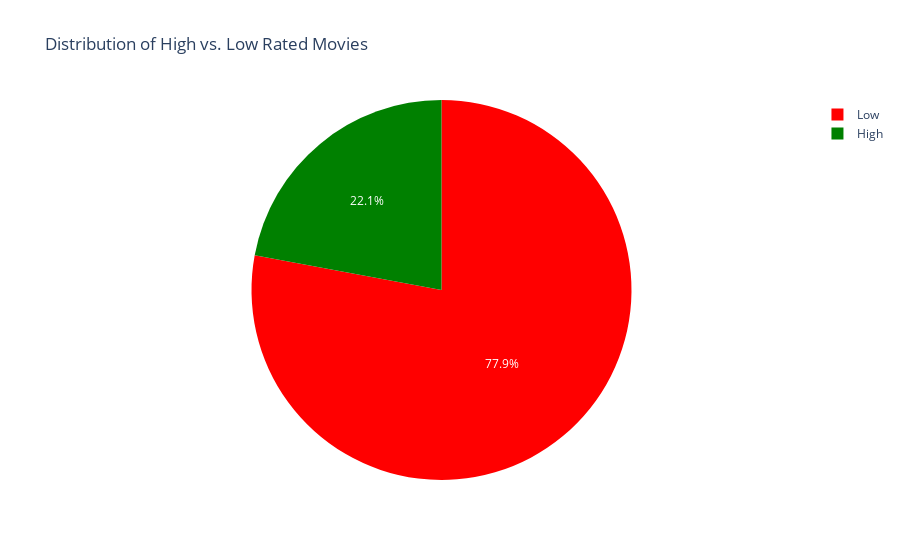

The code cell stored with this chart in its notebook:
### Markdown cell above
### Data Visualization

### Code cell
import plotly.express as px

movie['Rating_Category'] = movie['Rating'].apply(lambda x: 'High' if x >= 7 else 'Low')
fig = px.pie(movie, names='Rating_Category', color='Rating_Category',
             color_discrete_map={'High': 'green', 'Low': 'red'},
             title="Distribution of High vs. Low Rated Movies")
fig.show()

### Figure 1 — Plotly figure (JSON) as saved in the notebook; plotly's stock layout.template omitted (floating-point values rounded to 4 significant figures; data arrays with more than 128 entries replaced by an {"elided": "..."} marker saying what was removed)
{"data": [{"customdata": {"elided": "7919x1 str values"}, "domain": {"x": [0, 1], "y": [0, 1]}, "hovertemplate": "Rating_Category=%{customdata[0]}<extra></extra>", "labels": {"elided": "7919 str values"}, "legendgroup": "", "marker": {"colors": {"elided": "7919 str values"}}, "name": "", "showlegend": true, "type": "pie"}], "layout": {"autosize": true, "legend": {"tracegroupgap": 0}, "title": {"text": "Distribution of High vs. Low Rated Movies"}}}
